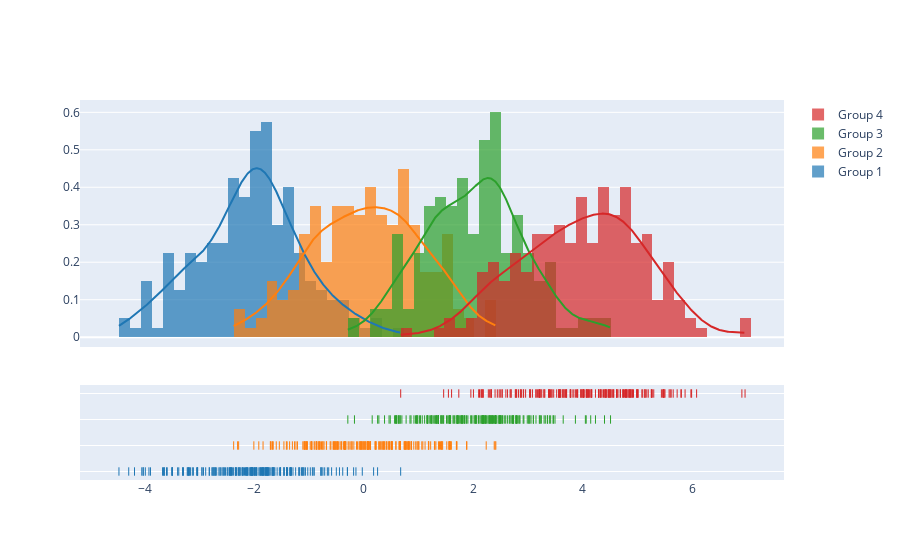

Notebook cell for this chart:
### Code cell
# Create distplot with custom bin_size
fig = ff.create_distplot(hist_data, group_labels, bin_size=0.2)
fig.show()

### Figure 1 — Plotly figure (JSON) as saved in the notebook; plotly's stock layout.template omitted (floating-point values rounded to 4 significant figures; data arrays with more than 128 entries replaced by an {"elided": "..."} marker saying what was removed)
{"data": [{"autobinx": false, "histnorm": "probability density", "legendgroup": "Group 1", "marker": {"color": "rgb(31, 119, 180)"}, "name": "Group 1", "opacity": 0.7, "type": "histogram", "x": {"elided": "200 float values"}, "xaxis": "x", "xbins": {"end": 0.6719, "size": 0.2, "start": -4.475}, "yaxis": "y"}, {"autobinx": false, "histnorm": "probability density", "legendgroup": "Group 2", "marker": {"color": "rgb(255, 127, 14)"}, "name": "Group 2", "opacity": 0.7, "type": "histogram", "x": {"elided": "200 float values"}, "xaxis": "x", "xbins": {"end": 2.411, "size": 0.2, "start": -2.379}, "yaxis": "y"}, {"autobinx": false, "histnorm": "probability density", "legendgroup": "Group 3", "marker": {"color": "rgb(44, 160, 44)"}, "name": "Group 3", "opacity": 0.7, "type": "histogram", "x": {"elided": "200 float values"}, "xaxis": "x", "xbins": {"end": 4.506, "size": 0.2, "start": -0.2931}, "yaxis": "y"}, {"autobinx": false, "histnorm": "probability density", "legendgroup": "Group 4", "marker": {"color": "rgb(214, 39, 40)"}, "name": "Group 4", "opacity": 0.7, "type": "histogram", "x": {"elided": "200 float values"}, "xaxis": "x", "xbins": {"end": 6.964, "size": 0.2, "start": 0.6725}, "yaxis": "y"}, {"legendgroup": "Group 1", "marker": {"color": "rgb(31, 119, 180)"}, "mode": "lines", "name": "Group 1", "showlegend": false, "type": "scatter", "x": {"elided": "500 float values"}, "xaxis": "x", "y": {"elided": "500 float values"}, "yaxis": "y"}, {"legendgroup": "Group 2", "marker": {"color": "rgb(255, 127, 14)"}, "mode": "lines", "name": "Group 2", "showlegend": false, "type": "scatter", "x": {"elided": "500 float values"}, "xaxis": "x", "y": {"elided": "500 float values"}, "yaxis": "y"}, {"legendgroup": "Group 3", "marker": {"color": "rgb(44, 160, 44)"}, "mode": "lines", "name": "Group 3", "showlegend": false, "type": "scatter", "x": {"elided": "500 float values"}, "xaxis": "x", "y": {"elided": "500 float values"}, "yaxis": "y"}, {"legendgroup": "Group 4", "marker": {"color": "rgb(214, 39, 40)"}, "mode": "lines", "name": "Group 4", "showlegend": false, "type": "scatter", "x": {"elided": "500 float values"}, "xaxis": "x", "y": {"elided": "500 float values"}, "yaxis": "y"}, {"legendgroup": "Group 1", "marker": {"color": "rgb(31, 119, 180)", "symbol": "line-ns-open"}, "mode": "markers", "name": "Group 1", "showlegend": false, "type": "scatter", "x": {"elided": "200 float values"}, "xaxis": "x", "y": {"elided": "200 str values"}, "yaxis": "y2"}, {"legendgroup": "Group 2", "marker": {"color": "rgb(255, 127, 14)", "symbol": "line-ns-open"}, "mode": "markers", "name": "Group 2", "showlegend": false, "type": "scatter", "x": {"elided": "200 float values"}, "xaxis": "x", "y": {"elided": "200 str values"}, "yaxis": "y2"}, {"legendgroup": "Group 3", "marker": {"color": "rgb(44, 160, 44)", "symbol": "line-ns-open"}, "mode": "markers", "name": "Group 3", "showlegend": false, "type": "scatter", "x": {"elided": "200 float values"}, "xaxis": "x", "y": {"elided": "200 str values"}, "yaxis": "y2"}, {"legendgroup": "Group 4", "marker": {"color": "rgb(214, 39, 40)", "symbol": "line-ns-open"}, "mode": "markers", "name": "Group 4", "showlegend": false, "type": "scatter", "x": {"elided": "200 float values"}, "xaxis": "x", "y": {"elided": "200 str values"}, "yaxis": "y2"}], "layout": {"barmode": "overlay", "hovermode": "closest", "legend": {"traceorder": "reversed"}, "xaxis": {"anchor": "y2", "domain": [0, 1], "zeroline": false}, "yaxis": {"anchor": "free", "domain": [0.35, 1], "position": 0}, "yaxis2": {"anchor": "x", "domain": [0, 0.25], "dtick": 1, "showticklabels": false}}}
